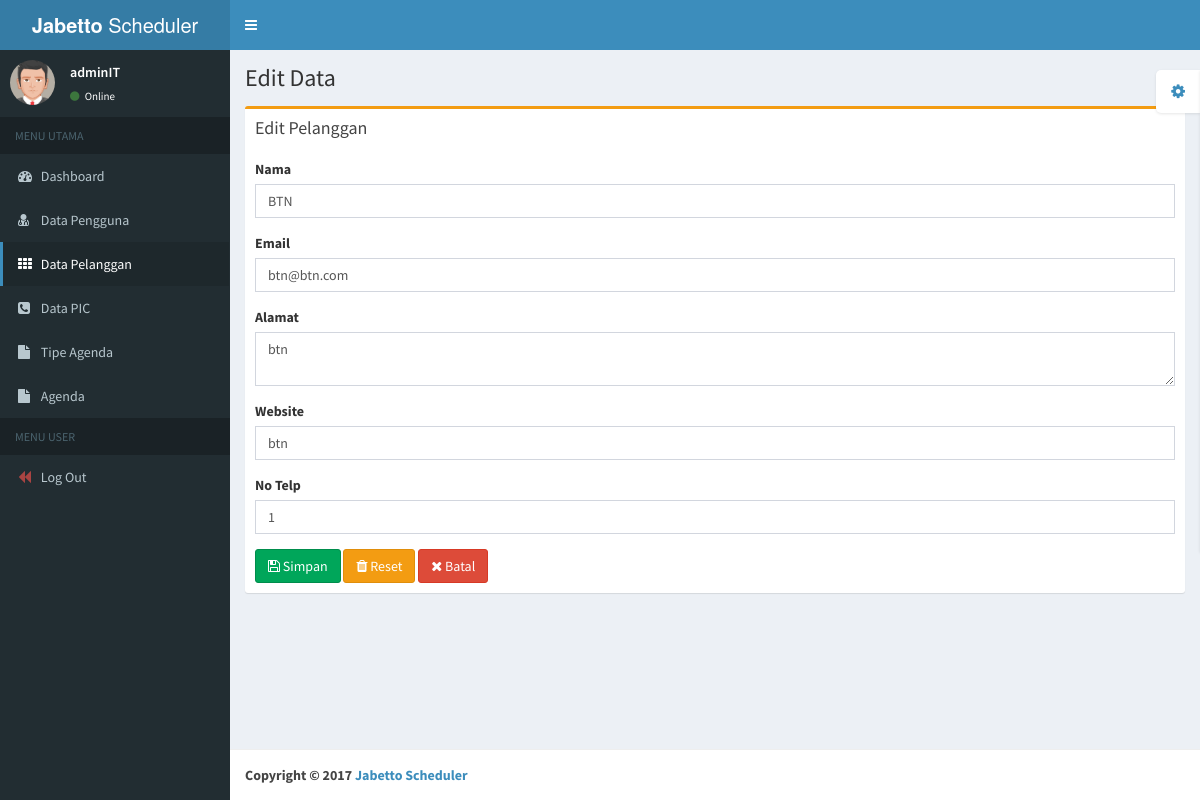
/edit.php?edit=data_pelanggan&id=1 (signed in), run on the app's committed database.
### tables this page shows
CREATE TABLE `pelanggan` (
  `id` int(10) NOT NULL,
  `nama` varchar(50) NOT NULL,
  `email` varchar(30) NOT NULL,
  `alamat` text NOT NULL,
  `website` varchar(45) NOT NULL,
  `no_telp` varchar(20) NOT NULL
);

### pages/edit/data_pelanggan.php (the view, shortened to what this page needs)
<?php require_once('config/main.php');
$query=mysqli_query($conn, "SELECT * FROM pelanggan WHERE id='$_GET[id]'");
$data=mysqli_fetch_array($query);
 ?>
<section>
	<div class="row">
		<div class="col-md-12">
	      <div class="box box-warning">
	        <div class="box-header">
	          <h3 class="box-title">Edit Pelanggan</h3>
	        </div>
	        <div class="box-body">
	          <form role="form" method="post" action="simpan.php">
	            <div class="form-group">
	              <label>Nama</label>
	              <input type="text" name="nama" class="form-control" placeholder="Nama" value="<?php echo $data['nama']; ?>"/>
	            </div>
	            <div class="form-group">
	              <label>Email</label>
	              <input type="email" name="email" class="form-control" placeholder="Email" value="<?php echo $data['email']; ?>"/>
	            </div>
	            <div class="form-group">
	              <label>Alamat</label>
	              <textarea name="alamat" class="form-control" placeholder="Alamat"><?php echo $data['alamat']; ?></textarea>
	            </div>
	            <div class="form-group">
	              <label>Website</label>
	              <input type="text" name="website" class="form-control" placeholder="Website" value="<?php echo $data['website']; ?>"/>
	            </div>
	            <div class="form-group">
	              <label>No Telp</label>
	              <input type="number" name="no_telp" class="form-control" placeholder="No Telp" value="<?php echo $data['no_telp']; ?>"/>
	            </div>
	            <button type="submit" class="btn btn-success"> <i class="fa fa-save"></i> Simpan</button>
	            <button type="reset" class="btn btn-warning"> <i class="fa fa-trash"></i> Reset</button>
	            <a href="index.php?page=data_pelanggan" class="btn btn-danger"> <i class="fa fa-times"></i> Batal</a>
	          </form>
	        </div>
	      </div>
	    </div>
	</div>
</section>

### data on the page
pelanggan: nama "BTN", email "btn@btn.com", alamat "btn", website "btn", no_telp "1"

### other printed values
$_SESSION['nama'] "adminIT"
